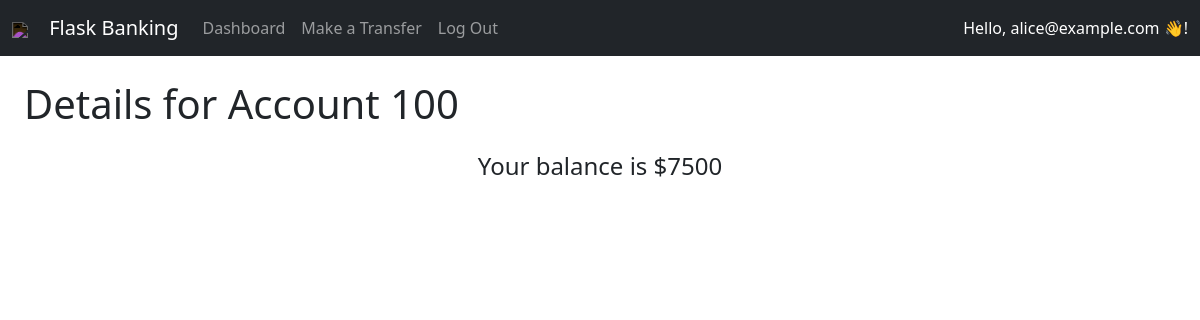
Page /details?account=100 (signed in) on the earlier database version.
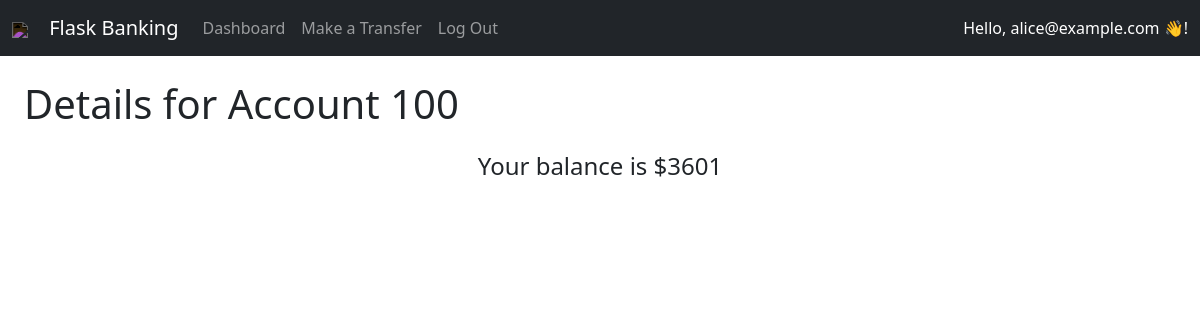
Same page on the later database version.
### tables this page shows
CREATE TABLE accounts (
        id text primary key, owner text, balance integer,
        foreign key(owner) references users(email));

### app.py (the view)
@app.route("/details", methods=["GET"])
def details():
    if not logged_in():
        return render_template("login.html")
    account_number = request.args["account"]
    if get_balance(account_number, g.user) is None:
        abort(404, "Account not found")
    return render_template(
        "details.html",
        user=g.user,
        account_number=account_number,
        balance=get_balance(account_number, g.user),
        logged_in=logged_in(),
    )

### account_service.py (called while the page is built)
def get_balance(account_number, owner):
    try:
        con = sqlite3.connect("bank.db")
        cur = con.cursor()
        cur.execute(
            """
            SELECT balance FROM accounts where id=? and owner=?""",
            (account_number, owner),
        )
        row = cur.fetchone()
        if row is None:
            return None
        return row[0]
    finally:
        con.close()

### user_service.py (called while the page is built)
def logged_in():
    token = request.cookies.get("auth_token")
    try:
        data = jwt.decode(token, SECRET, algorithms=["HS256"])
        g.user = data["sub"]
        return True
    except jwt.InvalidTokenError:  # Otherwise, that's an invalid token
        return False

### templates/details.html (shortened to what this page needs)
{% extends "base.html" %}
{% block content %}
<h1 class="m-4">Details for Account {{account_number}}</h1>
<div class="d-flex justify-content-center container">
    <h4>Your balance is ${{ balance }}</h4>
</div>
{% endblock %}

### templates/base.html (shortened to what this page needs)
<!DOCTYPE html>
<html lang="en">
<head>
    <link href="https://cdn.jsdelivr.net/npm/bootstrap@5.0.2/dist/css/bootstrap.min.css" rel="stylesheet"
>
    <link href="../static/styles.css" rel="stylesheet">
</head>
<body>
    <nav class="navbar navbar-expand-lg navbar-dark bg-dark">
        <div class="container-fluid">
            <a class="navbar-brand" href="#">
                <img class="me-3" style="filter: invert(100%);" width="30px"
                    src="https://upload.wikimedia.org/wikipedia/commons/thumb/d/d3/Python_icon_%28black_and_white%29.svg/768px-Python_icon_%28black_and_white%29.svg.png?20191021011545" />
                Flask Banking
            </a>
            <div class="collapse navbar-collapse">
                <div class="navbar-nav">
                    {% if logged_in %}
                    <a class="nav-link" aria-current="page" href="/dashboard">Dashboard</a>
                    <a class="nav-link" href="/transfer">Make a Transfer</a>
                    <a class="nav-link" href="/logout">Log Out</a>
                    {% else %}
                    <a class="nav-link" href="/">Log In</a>
                    {% endif %}
                </div>
            </div>
            {% if logged_in %}
            <span class="navbar-text text-white">
                Hello, {{ user }} 👋!
            </span>
            {% endif %}
        </div>
    </nav>
    {% block content %}
    {% endblock %}
</body>
</html>

Differences in the rows shown:
changed accounts "alice@example.com": balance "7500" → "3601"
